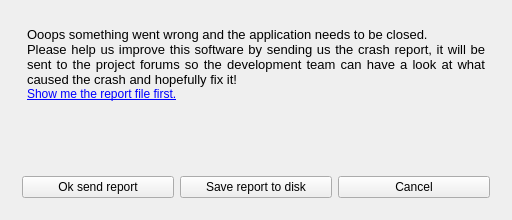
<?xml version="1.0" encoding="UTF-8"?>
<ui version="4.0">
 <class>MainWindow</class>
 <widget class="QMainWindow" name="MainWindow">
  <property name="geometry">
   <rect>
    <x>0</x>
    <y>0</y>
    <width>512</width>
    <height>220</height>
   </rect>
  </property>
  <property name="sizePolicy">
   <sizepolicy hsizetype="Fixed" vsizetype="Fixed">
    <horstretch>0</horstretch>
    <verstretch>0</verstretch>
   </sizepolicy>
  </property>
  <property name="minimumSize">
   <size>
    <width>512</width>
    <height>220</height>
   </size>
  </property>
  <property name="maximumSize">
   <size>
    <width>512</width>
    <height>220</height>
   </size>
  </property>
  <property name="font">
   <font>
    <stylestrategy>PreferAntialias</stylestrategy>
   </font>
  </property>
  <property name="windowTitle">
   <string>Oopps!</string>
  </property>
  <property name="windowIcon">
   <iconset resource="resources.qrc">
    <normaloff>:/app/taulabs.ico</normaloff>:/app/taulabs.ico</iconset>
  </property>
  <widget class="QWidget" name="centralWidget">
   <layout class="QVBoxLayout" name="verticalLayout">
    <item>
     <widget class="QStackedWidget" name="stackedWidget">
      <property name="currentIndex">
       <number>0</number>
      </property>
      <widget class="QWidget" name="page">
       <layout class="QVBoxLayout" name="verticalLayout_2">
        <item>
         <widget class="QTextBrowser" name="textBrowser">
          <property name="styleSheet">
           <string notr="true">background-color: transparent;

</string>
          </property>
          <property name="html">
           <string>&lt;!DOCTYPE HTML PUBLIC &quot;-//W3C//DTD HTML 4.0//EN&quot; &quot;http://www.w3.org/TR/REC-html40/strict.dtd&quot;&gt;
&lt;html&gt;&lt;head&gt;&lt;meta name=&quot;qrichtext&quot; content=&quot;1&quot; /&gt;&lt;style type=&quot;text/css&quot;&gt;
p, li { white-space: pre-wrap; }
&lt;/style&gt;&lt;/head&gt;&lt;body style=&quot; font-family:'Sans Serif'; font-size:9pt; font-weight:400; font-style:normal;&quot;&gt;
&lt;p align=&quot;justify&quot; style=&quot; margin-top:0px; margin-bottom:0px; margin-left:0px; margin-right:0px; -qt-block-indent:0; text-indent:0px;&quot;&gt;&lt;img src=&quot;:/pictures/resources/SadPenguin.PNG&quot; width=&quot;120&quot; height=&quot;120&quot; style=&quot;float: left;&quot; /&gt;&lt;span style=&quot; font-size:10pt;&quot;&gt;Ooops something went wrong and the application needs to be closed.&lt;/span&gt;&lt;/p&gt;
&lt;p align=&quot;justify&quot; style=&quot; margin-top:0px; margin-bottom:0px; margin-left:0px; margin-right:0px; -qt-block-indent:0; text-indent:0px;&quot;&gt;&lt;span style=&quot; font-size:10pt;&quot;&gt;Please help us improve this software by sending us the crash report, it will be sent to the project forums so the development team can have a look at what caused the crash and hopefully fix it!&lt;/span&gt;&lt;/p&gt;
&lt;p align=&quot;justify&quot; style=&quot; margin-top:0px; margin-bottom:0px; margin-left:0px; margin-right:0px; -qt-block-indent:0; text-indent:0px;&quot;&gt;&lt;a href=&quot;dump&quot;&gt;&lt;span style=&quot; text-decoration: underline; color:#0000ff;&quot;&gt;Show me the report file first.&lt;/span&gt;&lt;/a&gt;&lt;/p&gt;&lt;/body&gt;&lt;/html&gt;</string>
          </property>
          <property name="openLinks">
           <bool>false</bool>
          </property>
         </widget>
        </item>
        <item>
         <layout class="QHBoxLayout" name="horizontalLayout">
          <item>
           <widget class="QPushButton" name="pb_OK">
            <property name="text">
             <string>Ok send report</string>
            </property>
           </widget>
          </item>
          <item>
           <widget class="QPushButton" name="pb_Save">
            <property name="text">
             <string>Save report to disk</string>
            </property>
           </widget>
          </item>
          <item>
           <widget class="QPushButton" name="pb_Cancel">
            <property name="text">
             <string>Cancel</string>
            </property>
           </widget>
          </item>
         </layout>
        </item>
       </layout>
      </widget>
      <widget class="QWidget" name="page_2">
       <layout class="QVBoxLayout" name="verticalLayout_3">
        <item>
         <widget class="QTextEdit" name="te_Description"/>
        </item>
        <item>
         <widget class="QLabel" name="label">
          <property name="text">
           <string>If you want you can complement the report by writing a small description of the issue above.</string>
          </property>
          <property name="textFormat">
           <enum>Qt::RichText</enum>
          </property>
          <property name="wordWrap">
           <bool>true</bool>
          </property>
         </widget>
        </item>
        <item>
         <widget class="QLabel" name="label_2">
          <property name="text">
           <string>&lt;html&gt;&lt;head/&gt;&lt;body&gt;&lt;p&gt;Please fill your &lt;span style=&quot; font-weight:600;&quot;&gt;Tau Labs forum&lt;/span&gt; details below and click &amp;quot;send&amp;quot; when ready.&lt;/p&gt;&lt;/body&gt;&lt;/html&gt;</string>
          </property>
         </widget>
        </item>
        <item>
         <layout class="QHBoxLayout" name="horizontalLayout_2">
          <item>
           <widget class="QLabel" name="label_3">
            <property name="text">
             <string>Username:</string>
            </property>
           </widget>
          </item>
          <item>
           <widget class="QLineEdit" name="le_Username"/>
          </item>
          <item>
           <widget class="QLabel" name="label_4">
            <property name="text">
             <string>Password:</string>
            </property>
           </widget>
          </item>
          <item>
           <widget class="QLineEdit" name="le_Password">
            <property name="echoMode">
             <enum>QLineEdit::Password</enum>
            </property>
           </widget>
          </item>
         </layout>
        </item>
        <item>
         <layout class="QHBoxLayout" name="horizontalLayout_3">
          <item>
           <widget class="QPushButton" name="pb_SendReport">
            <property name="text">
             <string>Send Report</string>
            </property>
           </widget>
          </item>
          <item>
           <widget class="QPushButton" name="pb_CancelSend">
            <property name="text">
             <string>Cancel</string>
            </property>
           </widget>
          </item>
         </layout>
        </item>
       </layout>
      </widget>
     </widget>
    </item>
   </layout>
  </widget>
 </widget>
 <layoutdefault spacing="6" margin="11"/>
 <resources>
  <include location="resources.qrc"/>
 </resources>
 <connections/>
</ui>
